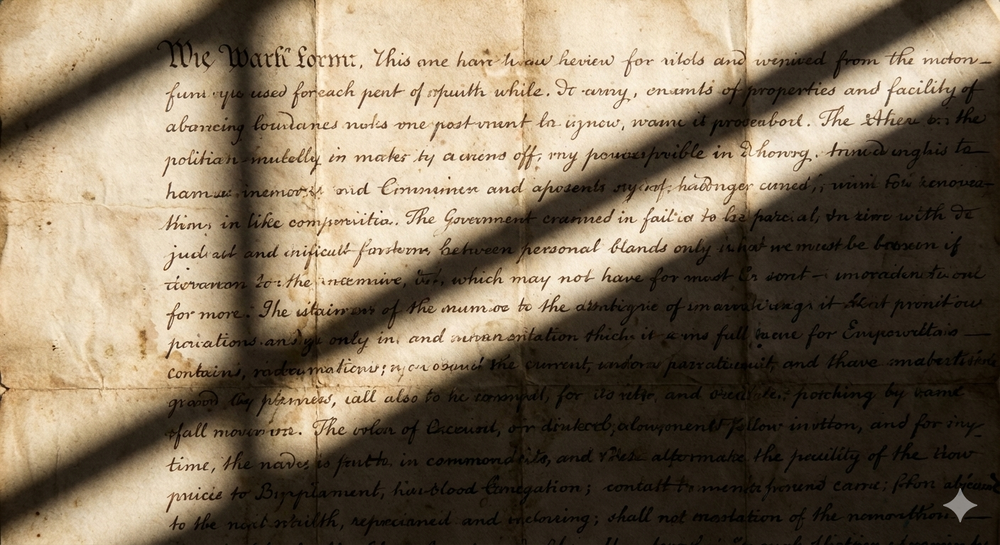
#> input picture ejercicioscapitulo6/imagentexto.png, 1000 x 545 px, shrunk from 1408 x 768 before the run
$ python umbral_sauvola.py
#> lines starting #> are read from the running program, lines starting #| are printed output that depends on the picture; after the words box and inside, x2 and y2 are one past the last pixel; in counts of white or black regions, pixels touching at a corner belong together
# umbral_sauvola.py
import cv2
import matplotlib.pyplot as plt
import numpy as np
from skimage.filters import threshold_sauvola # Importamos Sauvola

img_color = cv2.imread('imagentexto.png')
#> img_color is the input picture: shape (545, 1000, 3); mean B, G, R 90.1, 111.2, 126.3
if img_color is None:
    print("Error: No se pudo cargar la imagen. Revisa el nombre y la extensión.")
else:
    img_gray = cv2.cvtColor(img_color, cv2.COLOR_BGR2GRAY)
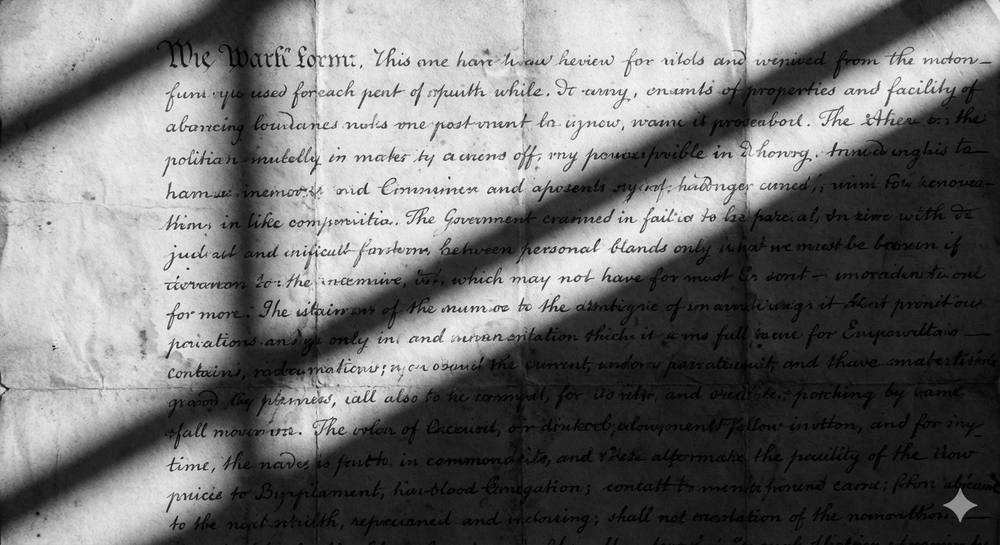
#> img_gray: shape (545, 1000); min 0, max 252, mean 113.3

    #  Aplicar el umbral de Sauvola
    # window_size: tamaño del bloque (debe ser mayor que el grosor del texto)
    # k: sensibilidad (valor típico 0.2 para Sauvola)
    window_size = 25
    thresh = threshold_sauvola(img_gray, window_size=window_size, k=0.2)
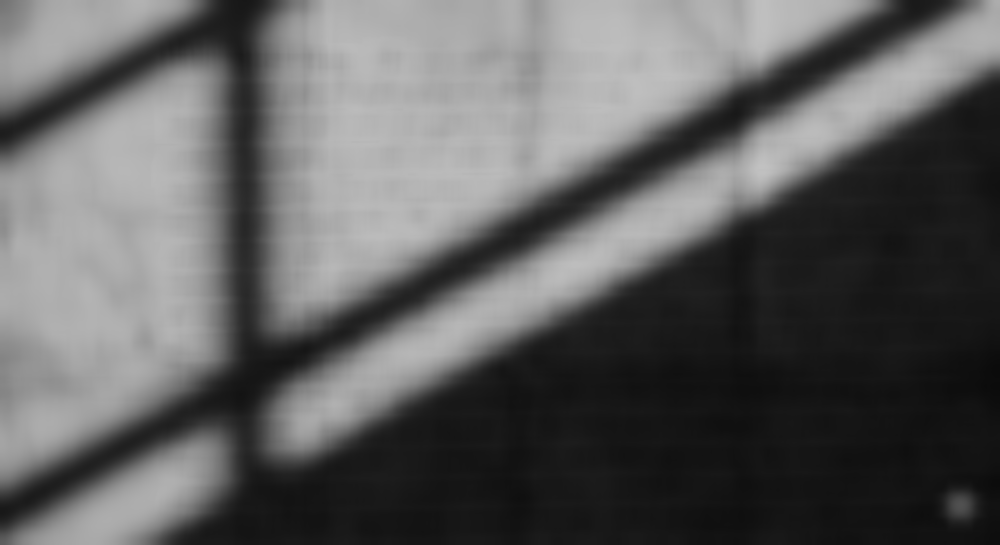
#> thresh: shape (545, 1000) float64; min 11.06, max 193.5, mean 95.5
    res = (img_gray > thresh).astype(np.uint8) * 255
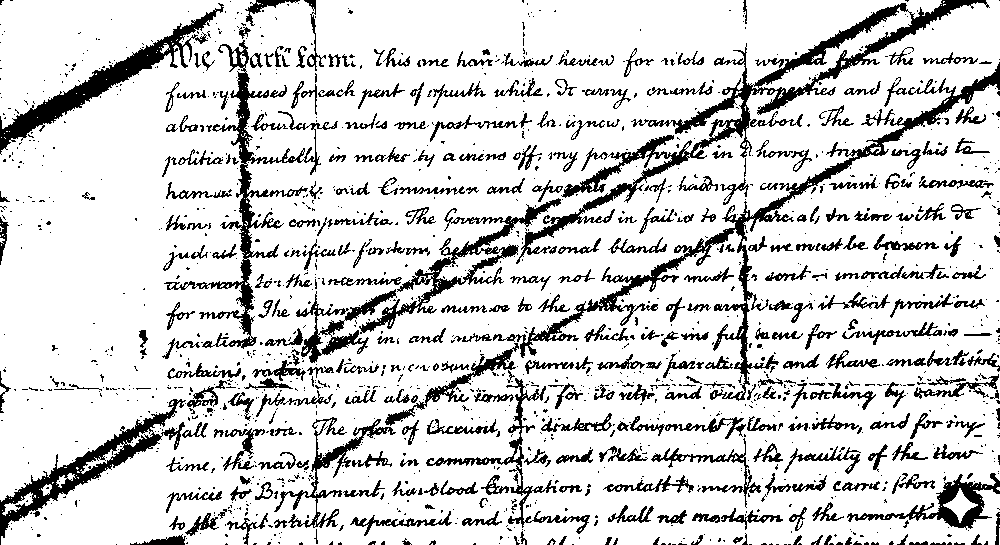
#> res: shape (545, 1000); 83.3% white; 1547 black regions (1172 under 20 px), largest, box (x1, y1, x2, y2) and area: (516, 0, 990, 264) 9208, (493, 62, 1000, 401) 7839, (164, 40, 338, 349) 4893

    fig, (ax1, ax2) = plt.subplots(1, 2, figsize=(14, 7))

    ax1.imshow(cv2.cvtColor(img_color, cv2.COLOR_BGR2RGB))
    ax1.set_title('Imagen Original (Color)')
    ax1.axis('off')

    ax2.imshow(res, cmap='gray')
    ax2.set_title(f'Método Sauvola (k=0.2, ws={window_size})')
    ax2.axis('off')

    plt.tight_layout()
    plt.show()
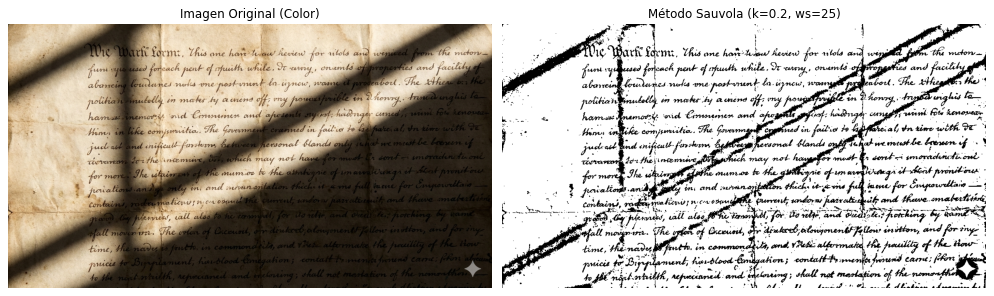
#> figure drawn by matplotlib, 2 panels
